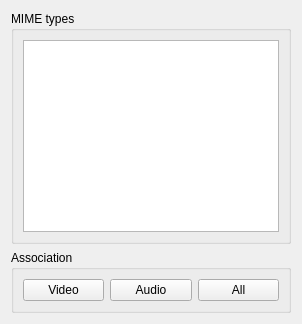
         <widget class="QWidget" name="formatPage">
          <layout class="QVBoxLayout" name="formatPageLayout" stretch="1,0">
           <item>
            <widget class="QGroupBox" name="formatListBox">
             <property name="title">
              <string>MIME types</string>
             </property>
             <layout class="QVBoxLayout" name="formatListBoxLayout">
              <item>
               <widget class="QListWidget" name="formatList"/>
              </item>
             </layout>
            </widget>
           </item>
           <item>
            <widget class="QGroupBox" name="formatAssociateBox">
             <property name="title">
              <string>Association</string>
             </property>
             <layout class="QHBoxLayout" name="horizontalLayout">
              <item>
               <widget class="QPushButton" name="formatAssociateVideo">
                <property name="text">
                 <string>Video</string>
                </property>
               </widget>
              </item>
              <item>
               <widget class="QPushButton" name="formatAssociateAudio">
                <property name="text">
                 <string>Audio</string>
                </property>
               </widget>
              </item>
              <item>
               <widget class="QPushButton" name="formatAssociateAll">
                <property name="text">
                 <string>All</string>
                </property>
               </widget>
              </item>
             </layout>
            </widget>
           </item>
          </layout>
         </widget>
